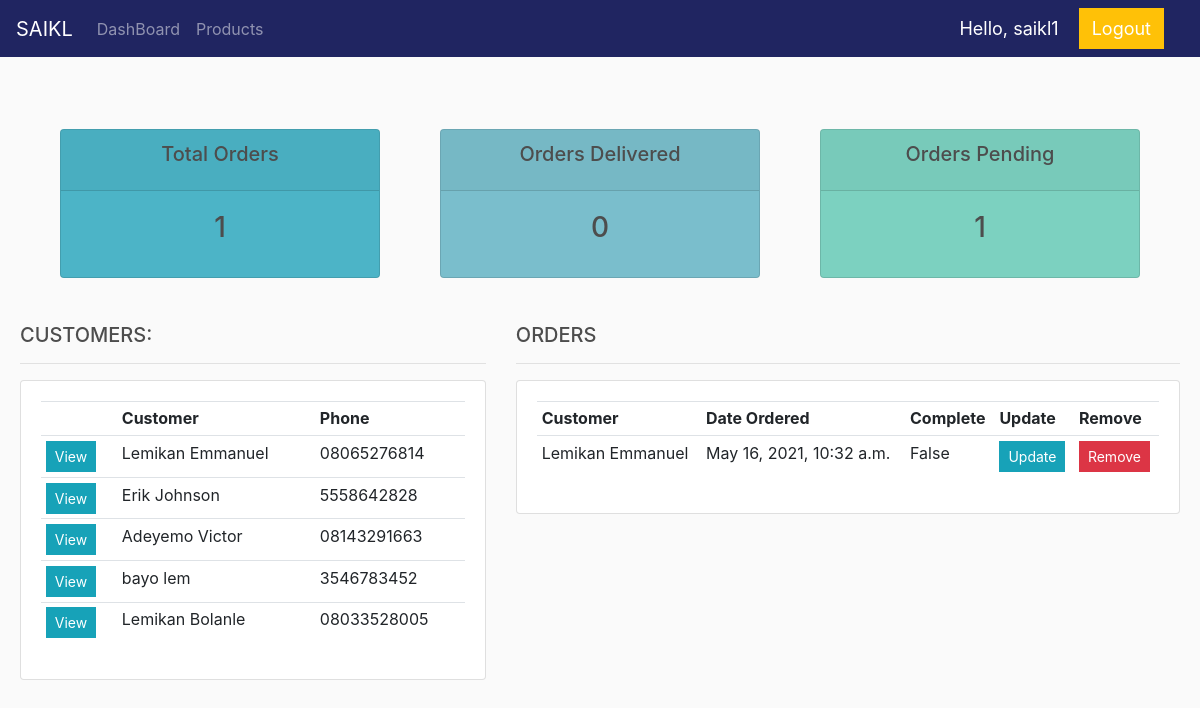
The page /admindash/ (signed in) on the database its author committed.
### saiklapp/models.py (models this page shows, shortened)
class Customer(models.Model):
    user = models.OneToOneField(User, on_delete= models.CASCADE, null=True, blank=True)
    name = models.CharField(max_length=200, null=True)
    email = models.EmailField(max_length=200, null=True)
    phone = models.CharField(max_length=200, null=True)
    profile_pic = models.ImageField(default='default.png', null=True, blank = True)
    date_created = models.DateTimeField(auto_now_add=True, null=True)
    def __str__(self):
        return self.name

class Order(models.Model):
    customer = models.ForeignKey(Customer, on_delete=models.SET_NULL, blank=True, null=True)
    product = models.ForeignKey(Product, null=True, on_delete=models.SET_NULL)
    date_ordered = models.DateTimeField(auto_now_add=True)
    complete = models.BooleanField(default=False, null=True,blank=True)
    transaction_id = models.CharField(max_length=200, null=True)

### saiklapp/decorators.py (the view)
        def wrapper_func(request, *args, **kwargs):
            group = None
            if request.user.groups.exists():
                group = request.user.groups.all()[0].name
            else:
                group = request.user.groups.all()[1].name
            if group in allowed_roles:
                return view_func(request, *args, **kwargs)
            else:
                return HttpResponse('You are not authorized to view this page')

### saiklapp/views.py (called while the page is built)
@login_required(login_url='login')
@allowed_users(allowed_roles=['admin'])
def admindash(request):
    orders = Order.objects.all()
    customers = Customer.objects.all()
    total_customers = customers.count()
    total_orders = orders.count()
    delivered = orders.filter(complete=True).count()
    pending = orders.filter(complete=False).count()
    context = {
        'orders':orders,
        'customers':customers,
        'total_customers':total_customers,
        'total_orders':total_orders,
        'delivered':delivered,
        'pending':pending,
    }
    return render(request, 'store/admin_dashboard.html', context)

### templates/store/admin_dashboard.html (shortened to what this page needs)
{% extends 'base.html'%}
{% load static %}
{% block content %}
<br>
<br>
<br>
<div class="container">
    <div class="row">
        <div class="col">
            <div class="col-md">
                <div class="card text-center text-white mb-3" id="total-orders">
                    <div class="card-header">
                        <h5 class="card-title">Total Orders</h5>
                    </div>
                    <div class="card-body">
                        <h3 class="card-title">{{total_orders}}</h3>
                    </div>
                </div>
            </div>
        </div>
        <div class="col">
            <div class="col-md">
                <div class="card text-center text-white mb-3" id="orders-delivered">
                    <div class="card-header">
                        <h5 class="card-title">Orders Delivered</h5>
                    </div>
                    <div class="card-body">
                        <h3 class="card-title">{{delivered}}</h3>
                    </div>
                </div>
            </div>
        </div>
        <div class="col">
            <div class="col-md">
                <div class="card text-center text-white mb-3" id="orders-pending">
                    <div class="card-header">
                        <h5 class="card-title">Orders Pending</h5>
                    </div>
                    <div class="card-body">
                        <h3 class="card-title">{{pending}}</h3>
                    </div>
                </div>
            </div>
        </div>
    </div>
</div>
<br>
<div class="row" style="margin: 5px;">
    <div class="col-md-5">
        <h5>CUSTOMERS:</h5>
        <hr>
        <div class="card card-body">
            <table class="table table-sm">
                <tr>
                    <th></th>
                    <th>Customer</th>
                    <th>Phone</th>
                </tr>
                {% for customer in customers %}
                    <tr>
                        <td><a class="btn btn-sm btn-info" href="{% url 'customer' customer.id %}">View</a></td>
                        <td>{{customer.name}}</td>
                        <td>{{customer.phone}}</td>
                    </tr>
                {% endfor %}
            </table>
        </div>
    </div>
    <div class="col-md-7">
        <h5>ORDERS</h5>
        <hr>
        <div class="card card-body">
            <table class="table table-sm">
                <tr>
                    <th>Customer</th>
                    <th>Date Ordered</th>
                    <th>Complete</th>
                    <th>Update</th>
                    <th>Remove</th>
                </tr>
                {% for order in orders %}
                <tr>
                    <td>{{order.customer}}</td>
                    <td>{{order.date_ordered}}</td>
                    <td>{{order.complete}}</td>
                    <td><a class="btn btn-sm btn-info" href="{% url 'update_order' order.id %}">Update</a></td>
                    <td><a class="btn btn-sm btn-danger" href="{% url 'delete_order' order.id %}">Remove</a></td>
                </tr>
            {% endfor %}
            </table>
        </div>
    </div>
</div>
{% endblock %}

### templates/store/navbar.html (shortened to what this page needs)
{% load static %}
<nav class="navbar navbar-expand-lg navbar-dark bg-dark">
  <a class="navbar-brand" href="{% url 'home' %}">SAIKL</a>
  <div class="collapse navbar-collapse" id="navbarSupportedContent">
    {% if request.user.is_authenticated %}
        {% if request.user.is_staff %}
          <ul class="navbar-nav mr-auto">
              <li class="nav-item">
                <a class="nav-link" href="{% url 'admindash' %}">DashBoard</a>
              </li>
              <li class="nav-item">
                <a class="nav-link" href="{% url 'products' %}">Products</a>
              </li>
          </ul>
              <span class="hello-msg">Hello, {{request.user}}</span>
              <span><a  class="hello-msg btn btn-warning" href="{% url 'logout' %}">Logout</a></span>
          {% endif %}
      {% endif %}
  </div>
</nav>

### static/css/main.css (style rules this page uses)
html, body { padding: 0; margin: 0; }
body * { transition: 0.5s; }
body { background-color: hsl(0, 0%, 98%); }
h1,h2,h3,h4,h5,h6 { color:hsl(0, 0%, 30%); }
.bg-dark { background-color: #202561!important; }
.btn { border-radius: 0; }

### templates/store/admin_dashboard.html (style rules this page uses)
#total-orders { background-color: #4cb4c7; }
#orders-delivered { background-color: #7abecc; }
#orders-pending { background-color: #7cd1c0; }

### templates/store/navbar.html (style rules this page uses)
.hello-msg { font-size: 18px; color: #fff; margin-right: 20px; }

### rows shown on the page
Customer: name "Lemikan Emmanuel", phone "08065276814"
Customer: name "Erik Johnson", phone "5558642828"
Customer: name "Adeyemo Victor", phone "08143291663"
Customer: name "bayo lem", phone "3546783452"
Customer: name "Lemikan Bolanle", phone "08033528005"
Order: customer "Lemikan Emmanuel", date_ordered "May 16, 2021, 10:32 a.m.", complete "False"

### other values the page prints
{{ request.user }} "saikl1"
{{ total_orders }} "1"
{{ delivered }} "0"
{{ pending }} "1"
